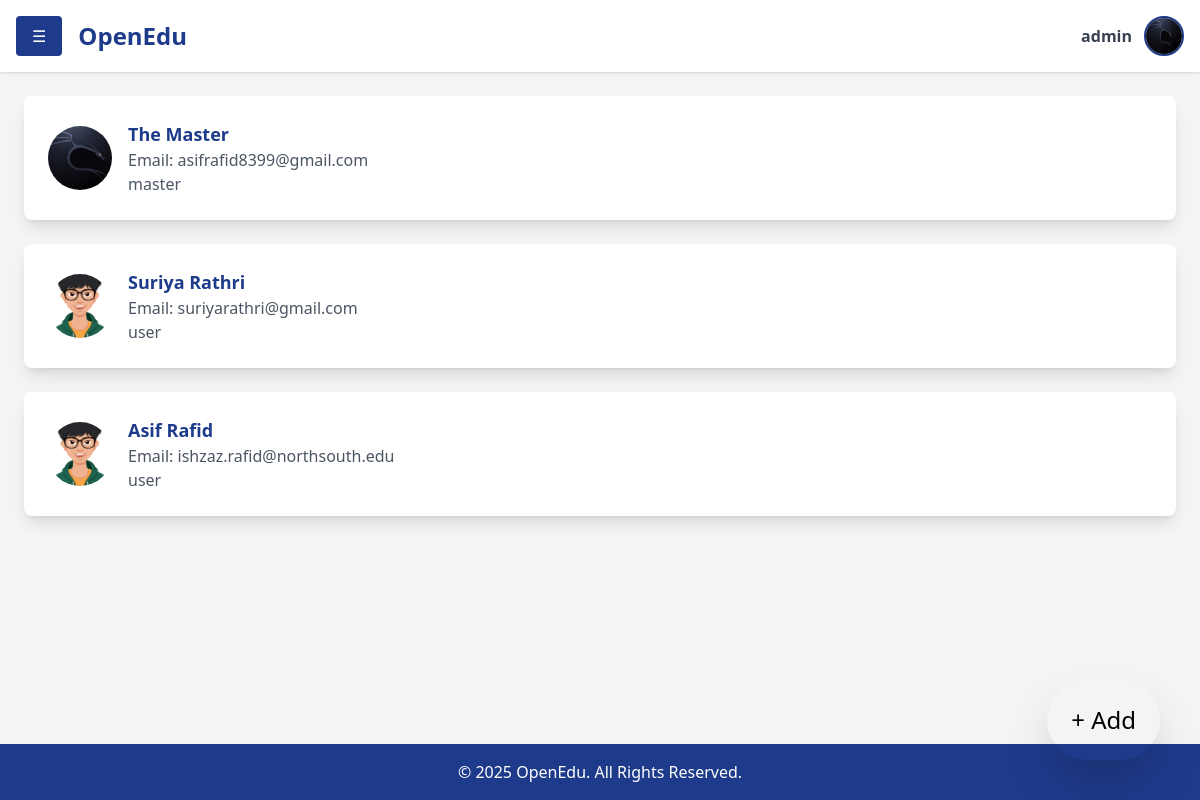
Before: /students (signed in) with the older database file.
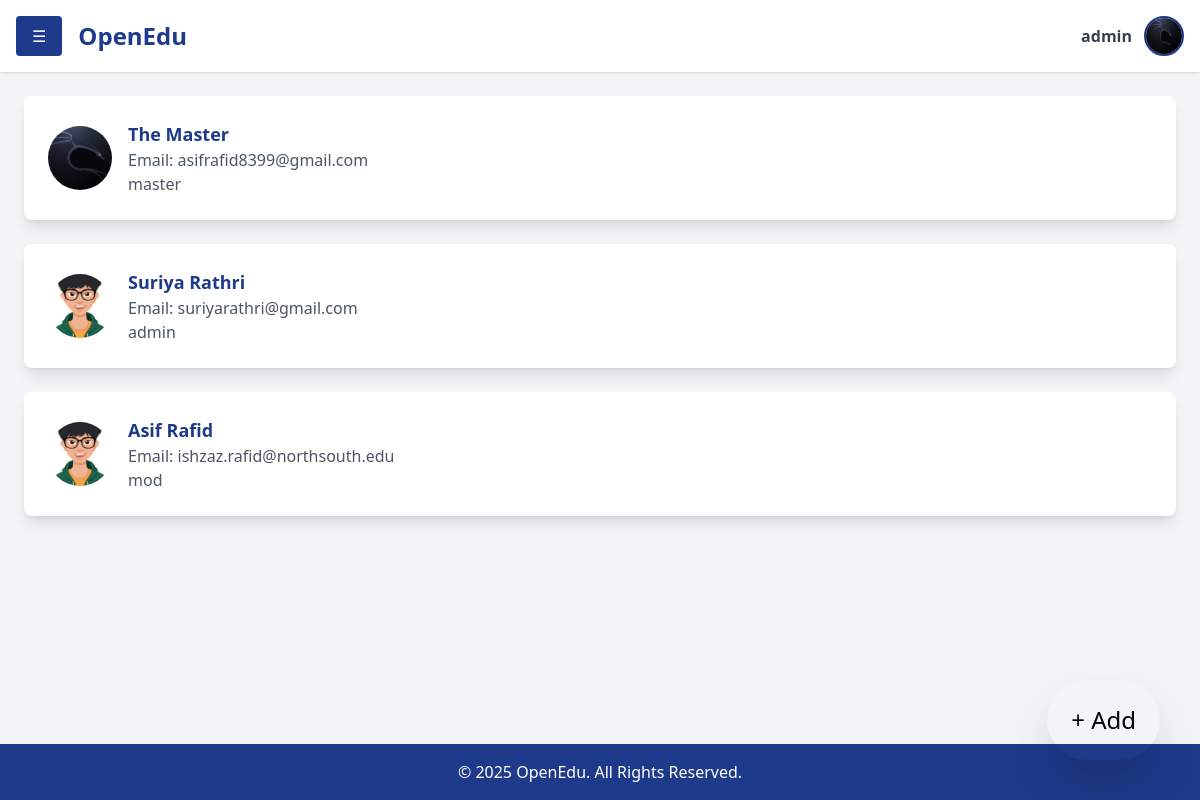
After: the same page with the newer database file.
### accounts/models.py (models this page shows, shortened)
class User(AbstractUser):
    contact = models.CharField(max_length=15, blank=True, null=True)
    profilepicture = models.ImageField(upload_to='images/profilepictures', blank=True, null=True,default='images/profilepictures/rafid1.jpg')
    role=models.TextField(default='user')
    groups = models.ManyToManyField(
        'auth.Group',
        related_name='custom_user_set',
        blank=True
    )
    user_permissions = models.ManyToManyField(
        'auth.Permission',
        related_name='custom_user_permissions_set',
        blank=True
    )

### home/views.py (the view)
# urls.py: path('students', students, name='students'),
@login_required
def students(request):
    users=User.objects.all()
    context={'name':request.user.username,'users':users}
    return render(request,"students.html",context)

### home/templates/students.html
{% extends 'dashboard.html' %} {%block content %}
<div class="p-6 flex-grow">
  <div class="space-y-6">
    {%for user in users%}
    <div
      class="flex items-center bg-white p-6 rounded-lg shadow-lg hover:shadow-xl transition duration-300 transform hover:scale-105"
    >
      <div class="w-16 h-16 mr-4">
        <img
          src="{{user.profilepicture.url}}"
          class="w-full h-full rounded-full object-cover"
        />
      </div>
      <div>
        <h3 class="text-lg font-semibold text-blue-900">
          {{user.first_name}} {{user.last_name}}
        </h3>
        <p class="text-gray-600">Email: {{user.email}}</p>
        <p class="text-gray-600">{{user.role}}</p>
      </div>
    </div>
    {%endfor%}
  </div>
</div>
{%endblock%}

Changed rows visible on the page:
changed User "Suriya": role "user" → "admin"
changed User "Asif": role "user" → "mod"
